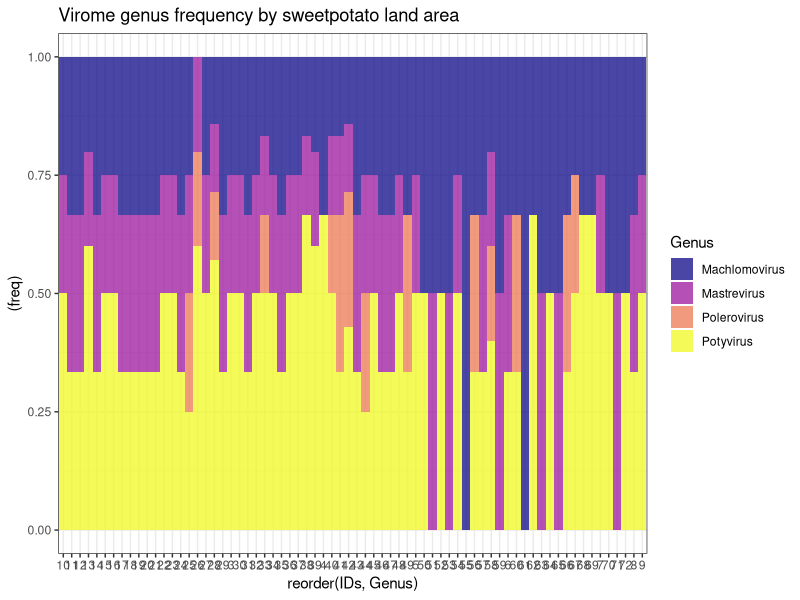

R code for this plot:
#'@title: Translatting Viromes
#'@author: R Alcala
#'@description:
#'

#-- Setting working directory
setwd("git_db/TranslattingViromes/")

#-- loading data
mln_virome <- read.csv("data/Virome_MLN_Kenya_species_Wamaitha18.txt", sep = "\t"
                       , header = F)
mln_virome
dim(mln_virome)

# meta <- read.csv("data/Virome_MLN_Kenya_hosts.txt")
# meta

vsam = vls = 0
for (i in 1:nrow(mln_virome)){
  obj <- paste(mln_virome$V1[i], mln_virome[i,], sep="-")
  vls <- c(unlist(obj), vls)
  }
vls

vdf <- strsplit(vls, split = "-")

for(i in seq_along(vls)){
  vres  <- as.data.frame(t(as.data.frame(vdf[i])))
  if (ncol(vres)  == 2 ){
  vsam <-  rbind(vres, vsam)
  }
}

vsam$rmcol <- as.numeric(vsam$V1) * as.numeric(vsam$V2)
vsam <- vsam[is.na(vsam$rmcol),]
rownames(vsam) <- 1:nrow(vsam)
colnames(vsam) <- c("IDs", "Species", "freq")
virome1=vsam

x=list()
Species <- unique(virome1$Species)
for (i in seq_along(Species)){
x[[i]] <- ifelse(Species[i] %in% c("Maize yellow dwarf virus", "Sugarcane mosaic virus",
                          "Maize dwarf mosaic virus", "Iranian johnsongrass mosaic virus",
                          "Scallion mosaic virus", "Potato virus V", "Telosma mosaic virus",
                          "Lily mottle virus", "Sorghum mosaic virus" ), "Potyvirus",
                ifelse(Species[i] %in% c( "Maize chlorotic mottle virus"), "Machlomovirus",
                       ifelse(Species[i] %in% c("Maize yellow dwarf virus", "Maize yellow mosaic virus", "Barley virus G",
                                                "Tobacco vein distorting virus", "Maize yellow dwarf virus 2"), "Polerovirus",
                              ifelse(Species[i] %in% c("Maize streak virus"), "Mastrevirus",
                              "no-poty-ni-maclo-ni-polero-ni-mastre"))))
}

taxa<- data.frame(Species, "Genus"=unlist(x))
virome1$freq <- rep(1, nrow(virome1))
virome1 = merge(virome1, taxa, by="Species")

#-- libraries
library(ggplot2)
library(tidytext)
library(viridis)


ggplot(virome1, aes(x=reorder(IDs, Genus), y=(freq), fill=Genus)) +
  geom_bar(position="fill", stat="identity", width = 1, alpha = 0.75)+
  ggtitle("Virome genus frequency by sweetpotato land area ") +
  facet_grid(scales = "free", space = "free") +
  scale_fill_viridis(discrete = T, option = "C") +
  scale_x_reordered() +
  theme_bw()
